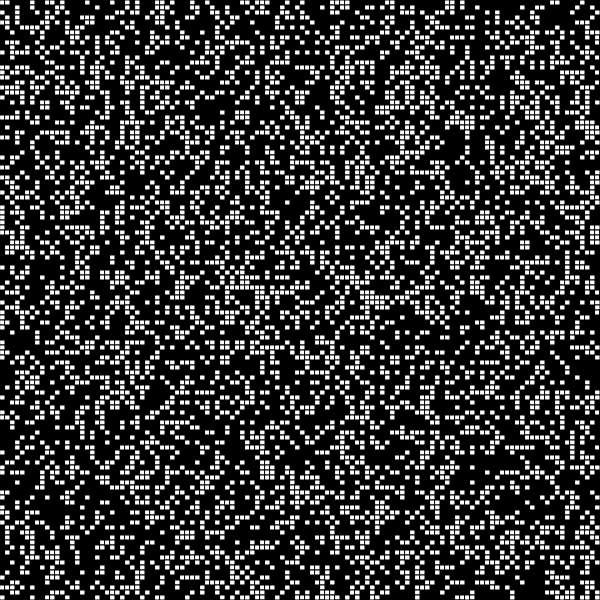
Frame 1 (no input)
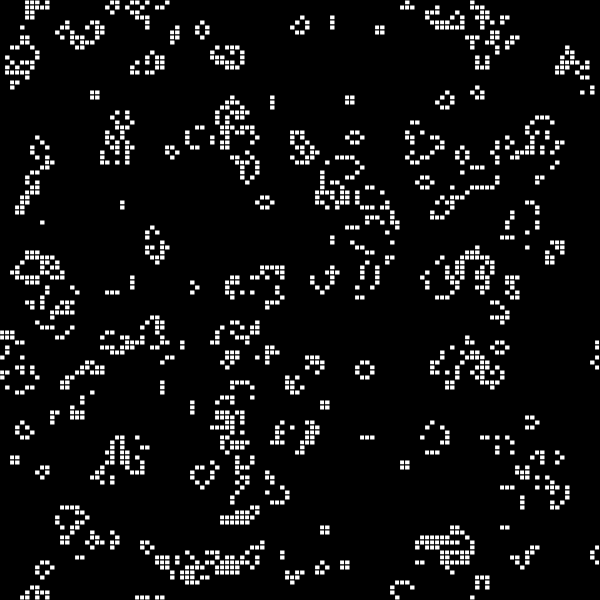
Frame 60 (no input)
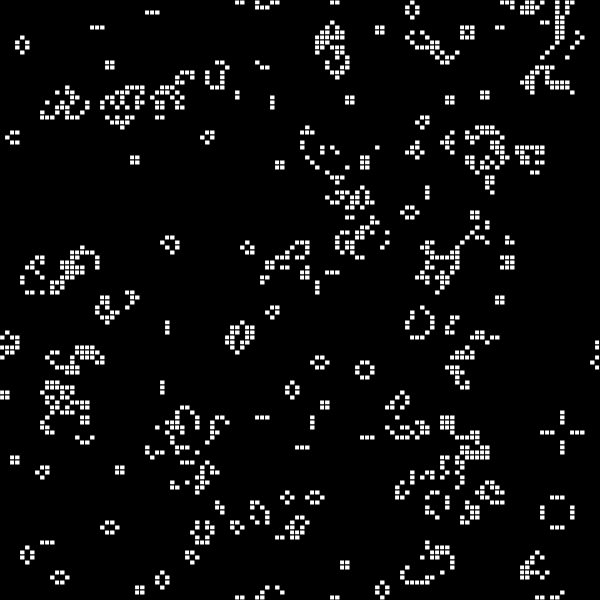
Frame 120 (the mouse pressed at the canvas centre since frame 60)

The p5.js sketch that drew these frames (run headless with seeded random() and noise() and a simulated clock; from frame 60 on, the mouse is pressed at the canvas centre):

// p5.js sketch
// ── sketch.js
let tiles = [];
let xw = 5;
let yw = 5;
let cols, rows;

function setup() {
    createCanvas(600, 600);
    fill(255);
    
    cols = width / xw;
    rows = height / yw;
    
    for (let i=0; i<cols+2; i++) {
        tiles[i] = [];
        for (let j=0; j<rows+2; j++) {
            tiles[i][j] = floor(random(1.5));
        }
    }

}

function draw() {
    background(0);
    
    showgrid(tiles);
    
    tiles = updateGrid(tiles);
}

function showgrid(grid) {
    
    for (let x=1; x<grid.length; x++) {
        for (let y=0; y<grid[x].length; y++) {
            if (grid[x][y] == 1) {
                rect(x*xw-xw, y*yw-yw, xw, yw);
            }
        }
    }
}

function updateGrid(grid) {
    let nextG = [];
    
    //SETS TOP AND BOTTOM TO BE LOOPED
    grid[0] = grid[cols];
    grid[cols+1] = grid[0];
    
    //LOOPS THROUGH ROWS + MAKES THEM LOOPED
    for (let i=0; i<tiles.length; i++) {
        tiles[i][0] = tiles[i][rows];
        tiles[i][rows+1] = tiles[i][1];
    }
    
    
    for (let x=1; x<grid.length-1; x++) {
        nextG[x] = [];
        for (let y=1; y<grid[x].length-1; y++) {
            
            let neighbours = Neighbours(grid, x, y);

            let count = 0;
            
            for (let n of neighbours) {
                if (n == 1) {
                    count ++;
                }
            }
            //DEAD
            if (count < 2 || count > 3) {
                nextG[x][y] = 0;

            } else if (count == 2 && grid[x][y] == 0) {
                nextG[x][y] = 0;

                //ALIVE           
            }if (grid[x][y] == 1 && count == 2) {

                nextG[x][y] = 1;

            } else if(count == 3) {

                nextG[x][y] = 1;

            }
            
        }
    }
    nextG[0] = nextG[cols];
    nextG[cols+1] = nextG[0];
    return nextG;
    
}

function Neighbours(grid, x, y) {
    let neighbours = [grid[x-1][y-1], grid[x][y-1], grid[x+1][y-1], 
                    grid[x-1][y], grid[x+1][y], //REMOVED SELF FROM NEIGHBOURS
                    grid[x-1][y+1], grid[x][y+1], grid[x+1][y+1]];
    
    return neighbours;
}
